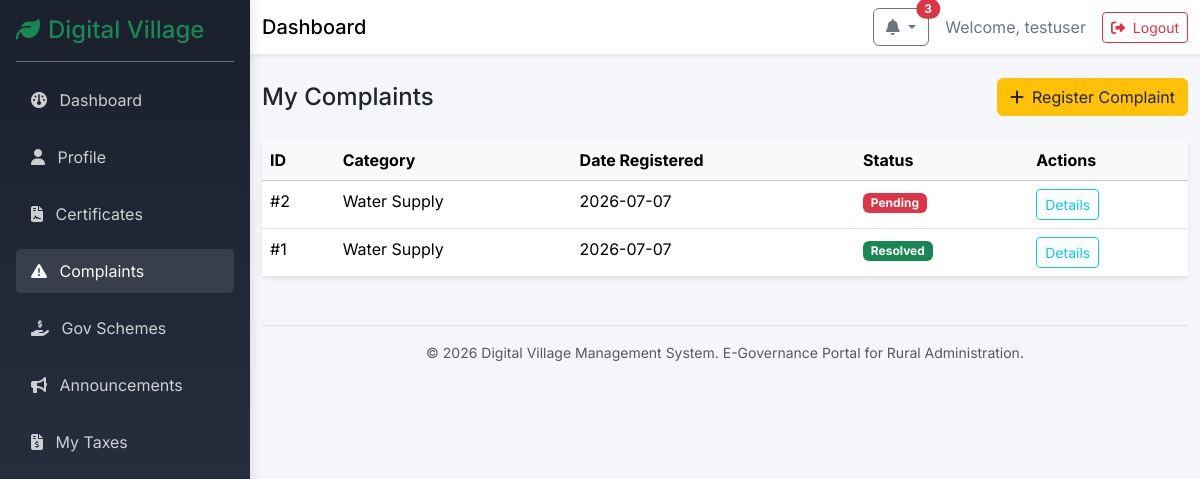
/villager/complaints (signed in), run on the app's committed database.
### models/user.py (models this page shows, shortened)
class User(UserMixin, db.Model):
    __tablename__ = 'users'
    id = db.Column(db.Integer, primary_key=True)
    username = db.Column(db.String(64), index=True, unique=True, nullable=False)
    password_hash = db.Column(db.String(256), nullable=False)
    role = db.Column(db.String(20), nullable=False, default='villager') # 'admin' or 'villager'
    created_at = db.Column(db.DateTime, default=datetime.utcnow)

### models/complaint.py (models this page shows)
class Complaint(db.Model):
    __tablename__ = 'complaints'
    id = db.Column(db.Integer, primary_key=True)
    villager_id = db.Column(db.Integer, db.ForeignKey('villagers.id'), nullable=False)
    category = db.Column(db.String(100), nullable=False)
    description = db.Column(db.Text, nullable=False)
    image_filename = db.Column(db.String(255), nullable=True)
    status = db.Column(db.String(20), nullable=False, default='Pending') # Pending, In Progress, Resolved
    remarks = db.Column(db.Text, nullable=True)
    date = db.Column(db.DateTime, default=datetime.utcnow)
    villager = db.relationship('Villager', backref=db.backref('complaints', lazy=True))

### routes/villager.py (the view)
@villager_bp.route('/complaints')
def complaints():
    user_complaints = Complaint.query.filter_by(villager_id=current_user.villager_profile.id).order_by(Complaint.date.desc()).all()
    return render_template('villager/complaints.html', complaints=user_complaints)

### routes/villager.py (called while the page is built)
@villager_bp.before_request
@login_required
def check_role():
    if current_user.role != 'villager':
        flash('Access denied. This section is for villagers only.', 'danger')
        return redirect(url_for('main.index'))

### templates/villager/complaints.html (shortened to what this page needs)
{% extends "dashboard_base.html" %}
{% block content %}
<div class="d-flex justify-content-between align-items-center mb-4">
    <h4 class="mb-0">My Complaints</h4>
    <a href="{{ url_for('villager.submit_complaint') }}" class="btn btn-warning text-dark">
        <i class="fa-solid fa-plus me-2"></i>Register Complaint
    </a>
</div>
<div class="card shadow-sm border-0">
    <div class="card-body p-0">
        <div class="table-responsive">
            <table class="table table-hover mb-0">
                <thead class="table-light">
                    <tr>
                        <th>ID</th>
                        <th>Category</th>
                        <th>Date Registered</th>
                        <th>Status</th>
                        <th>Actions</th>
                    </tr>
                </thead>
                <tbody>
                    {% for cmplt in complaints %}
                    <tr>
                        <td>#{{ cmplt.id }}</td>
                        <td>{{ cmplt.category }}</td>
                        <td>{{ cmplt.date.strftime('%Y-%m-%d') }}</td>
                        <td>
                            {% if cmplt.status == 'Pending' %}
                                <span class="badge bg-danger">Pending</span>
                            {% elif cmplt.status == 'In Progress' %}
                                <span class="badge bg-warning text-dark">In Progress</span>
                            {% else %}
                                <span class="badge bg-success">Resolved</span>
                            {% endif %}
                        </td>
                        <td>
                            <button type="button" class="btn btn-sm btn-outline-info" data-bs-toggle="modal" data-bs-target="#cmpltModal{{ cmplt.id }}">
                                Details
                            </button>
                        </td>
                    </tr>
                    {% else %}
                    <tr>
                        <td colspan="5" class="text-center py-4">No complaints registered yet.</td>
                    </tr>
                    {% endfor %}
                </tbody>
            </table>
        </div>
    </div>
</div>
{% endblock %}

### templates/dashboard_base.html (shortened to what this page needs)
<!DOCTYPE html>
<html lang="en">
<head>
    <link href="https://cdn.jsdelivr.net/npm/bootstrap@5.3.2/dist/css/bootstrap.min.css" rel="stylesheet">
    <link rel="stylesheet" href="https://cdnjs.cloudflare.com/ajax/libs/font-awesome/6.4.0/css/all.min.css">
    <link rel="stylesheet" href="{{ url_for('static', filename='css/style.css') }}">
</head>
<body class="dashboard-body">
    <div class="sidebar bg-dark text-white p-3" id="sidebar">
        <div class="sidebar-header border-bottom border-secondary pb-3 mb-3">
            <h4 class="mb-0 text-success"><i class="fa-solid fa-leaf me-2"></i>Digital Village</h4>
        </div>
        <ul class="nav flex-column sidebar-nav">
            {% if current_user.role == 'villager' %}
            <li class="nav-item mb-2">
                <a class="nav-link text-light {% if request.endpoint == 'villager.dashboard' %}active{% endif %}" href="{{ url_for('villager.dashboard') }}">
                    <i class="fa-solid fa-gauge me-2"></i> Dashboard
                </a>
            </li>
            <li class="nav-item mb-2">
                <a class="nav-link text-light {% if request.endpoint == 'villager.profile' %}active{% endif %}" href="{{ url_for('villager.profile') }}">
                    <i class="fa-solid fa-user me-2"></i> Profile
                </a>
            </li>
            <li class="nav-item mb-2">
                <a class="nav-link text-light {% if 'villager.certificate' in request.endpoint %}active{% endif %}" href="{{ url_for('villager.certificates') }}">
                    <i class="fa-solid fa-file-contract me-2"></i> Certificates
                </a>
            </li>
            <li class="nav-item mb-2">
                <a class="nav-link text-light {% if 'villager.complaint' in request.endpoint %}active{% endif %}" href="{{ url_for('villager.complaints') }}">
                    <i class="fa-solid fa-exclamation-triangle me-2"></i> Complaints
                </a>
            </li>
            <li class="nav-item mb-2">
                <a class="nav-link text-light {% if 'villager.scheme' in request.endpoint or 'villager.favourite' in request.endpoint %}active{% endif %}" href="{{ url_for('villager.schemes') }}">
                    <i class="fa-solid fa-hand-holding-dollar me-2"></i> Gov Schemes
                </a>
            </li>
            <li class="nav-item mb-2">
                <a class="nav-link text-light {% if 'villager.announcement' in request.endpoint %}active{% endif %}" href="{{ url_for('villager.announcements') }}">
                    <i class="fa-solid fa-bullhorn me-2"></i> Announcements
                </a>
            </li>
            <li class="nav-item mb-2">
                <a class="nav-link text-light {% if 'villager.tax' in request.endpoint %}active{% endif %}" href="{{ url_for('villager.taxes') }}">
                    <i class="fa-solid fa-file-invoice-dollar me-2"></i> My Taxes
                </a>
            </li>
            {% endif %}
        </ul>
    </div>
    <div class="main-content" id="main-content">
        <nav class="navbar navbar-expand-lg navbar-light bg-white shadow-sm mb-4">
            <div class="container-fluid">
                <span class="navbar-brand mb-0 h1 d-none d-md-block">Dashboard</span>
                <div class="ms-auto d-flex align-items-center">
                    {% if current_user.role == 'villager' %}
                    <div class="dropdown me-3">
                        <a class="btn btn-outline-secondary position-relative dropdown-toggle" href="#" role="button" id="notificationDropdown" data-bs-toggle="dropdown" aria-expanded="false" title="Notifications">
                            <i class="fa-solid fa-bell"></i>
                            {% if unread_announcements_count and unread_announcements_count > 0 %}
                            <span class="position-absolute top-0 start-100 translate-middle badge rounded-pill bg-danger animate__animated animate__pulse animate__infinite">
                                {{ unread_announcements_count }}
                            </span>
                            {% endif %}
                        </a>
                    </div>
                    {% endif %}
                    <span class="me-3 text-secondary">Welcome, {{ current_user.username }}</span>
                    <a href="{{ url_for('auth.logout') }}" class="btn btn-outline-danger btn-sm">
                        <i class="fa-solid fa-right-from-bracket me-1"></i> Logout
                    </a>
                </div>
            </div>
        </nav>
        <div class="container-fluid">
            <div class="pb-5">
                {% block content %}{% endblock %}
            </div>
            <footer class="mt-auto py-3 border-top text-center text-muted small">
                <div class="container-fluid">
                    <span>&copy; 2026 Digital Village Management System. E-Governance Portal for Rural Administration.</span>
                </div>
            </footer>
        </div>
    </div>
</body>
</html>

### static/css/style.css (style rules this page uses)
body { background-color: #f8f9fa; font-family: 'Inter', sans-serif; }
.card { transition: transform 0.2s ease, box-shadow 0.2s ease; }
.dashboard-body { display: flex; min-height: 100vh; background-color: #f4f6f9; }
.sidebar { width: 250px; transition: all 0.3s; height: 100vh; position: fixed; top: 0; left: 0; z-index: 1000; }
.sidebar-nav .nav-link { border-radius: 5px; margin-bottom: 5px; padding: 10px 15px; opacity: 0.8; }
.sidebar-nav .nav-link:hover, .sidebar-nav .nav-link.active { background-color: rgba(255,255,255,0.1); opacity: 1; }
.main-content { flex-grow: 1; margin-left: 250px; width: calc(100% - 250px); transition: all 0.3s; min-height: 100vh; }
.card { animation: fadeIn 0.3s ease-in-out; }
.sidebar { background: linear-gradient(180deg, #1a202c 0%, #2d3748 100%) !important; box-shadow: 2px 0 10px rgba(0,0,0,0.1); }

### data on the page
User: username "testuser"
Complaint: id "2", category "Water Supply", date "2026-07-07", status "Pending"
Complaint: id "1", category "Water Supply", date "2026-07-07", status "Resolved"

### other printed values
{{ unread_announcements_count }} "3"
